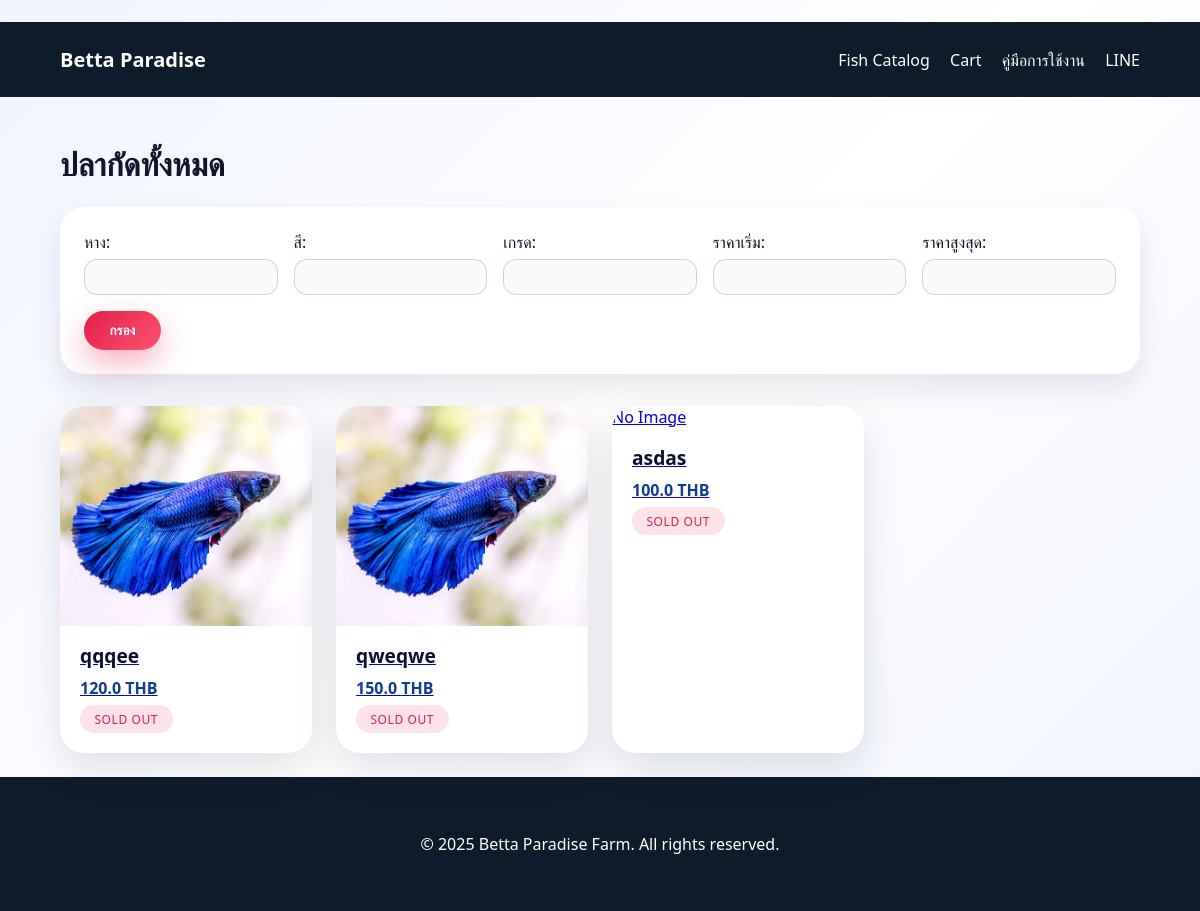
/products, run on an earlier commit of the app's database.
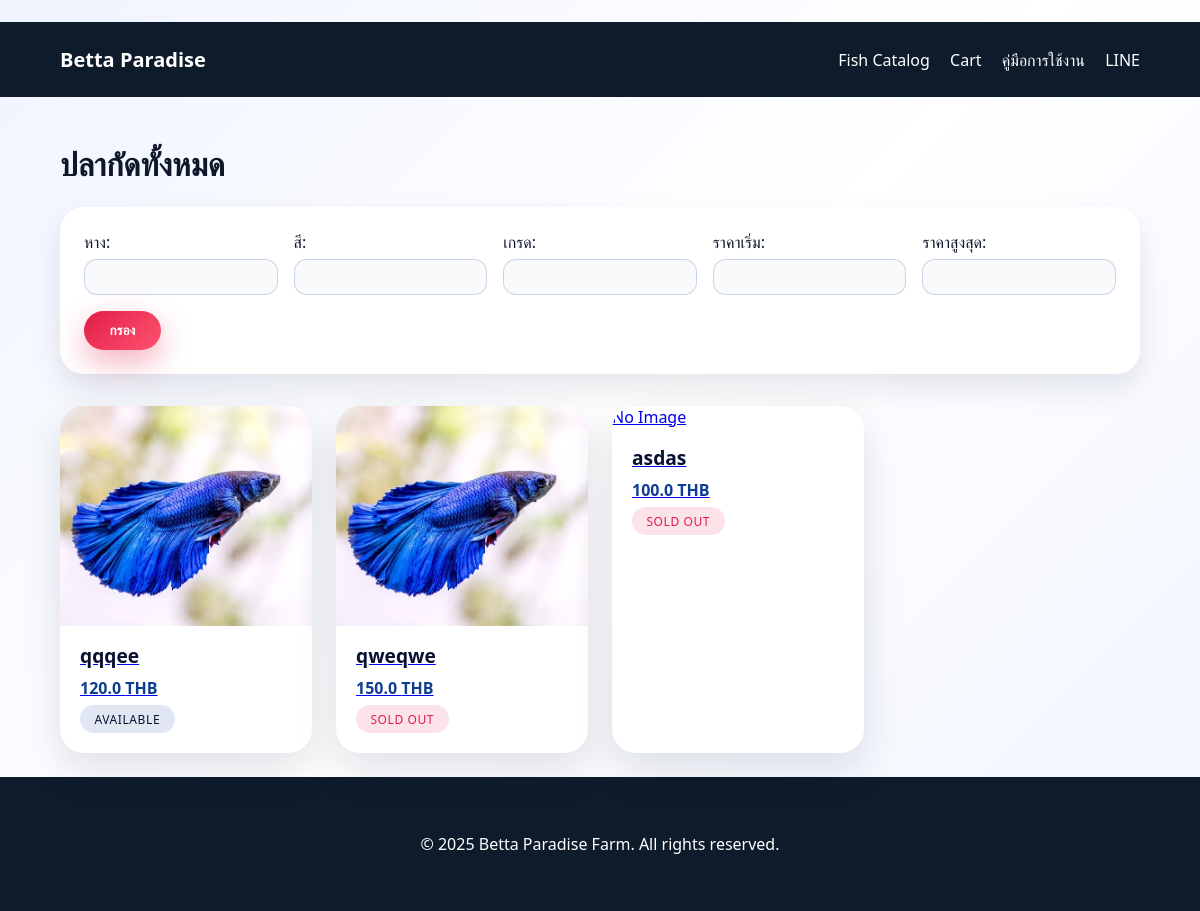
And on a later commit of the database.
### betta/models.py (models this page shows, shortened)
class TimestampMixin:
    created_at: Mapped[datetime] = mapped_column(
        insert_default=func.now(), default=func.now()
    )
    updated_at: Mapped[datetime] = mapped_column(
        insert_default=func.now(), default=func.now(), onupdate=func.now()
    )

class Variant(TimestampMixin, db.Model):
    __tablename__ = "variants"
    id: Mapped[int] = mapped_column(primary_key=True)
    product_id: Mapped[int] = mapped_column(db.ForeignKey("products.id", ondelete="CASCADE"))
    price: Mapped[float] = mapped_column(default=0)
    compare_at_price: Mapped[float | None]
    stock_qty: Mapped[int] = mapped_column(default=1)
    weight_grams: Mapped[int | None]
    attributes_json: Mapped[str | None]
    product: Mapped[Product] = relationship("Product", back_populates="variants")
    order_items: Mapped[list[OrderItem]] = relationship("OrderItem", back_populates="variant")
    @property
    def attributes(self) -> dict[str, Any]:
        if not self.attributes_json:
            return {}
        try:
            return json.loads(self.attributes_json)
        except json.JSONDecodeError:
            return {}

### betta/blueprints/store.py (the view, shortened to what this page needs)
@store_bp.get("/products")
def product_list():
    query = Product.query.filter_by(status="active")
    tail = request.args.get("tail")
    color = request.args.get("color")
    grade = request.args.get("grade")
    status = request.args.get("status")
    price_min = request.args.get("price_min", type=float)
    price_max = request.args.get("price_max", type=float)
    if status == "available":
        query = query.join(Product.variants).filter(Variant.stock_qty > 0)
    products = query.order_by(Product.created_at.desc()).all()
    return render_template("store/products.html", products=products)

### betta/blueprints/admin.py (called while the page is built)
@admin_bp.before_app_request
def require_login_for_admin_pages():
    if request.blueprint == "admin" and request.endpoint not in {"admin.login", "admin.static"}:
        if not current_user.is_authenticated:
            return redirect(url_for("admin.login"))
        if not current_user.is_admin():
            flash("ไม่มีสิทธิ์เข้าถึงหน้าผู้ดูแล", "error")
            return redirect(url_for("store.index"))

### betta/models.py (called while the page is built)
    def primary_variant(self) -> Variant | None:
        return self.variants[0] if self.variants else None

    def localized_title(self, locale: str) -> str:
        if locale == "en" and self.title_en:
            return self.title_en
        if locale == "th" and self.title_th:
            return self.title_th
        return self.title_en or self.title_th or self.sku

### betta/templates/store/products.html (shortened to what this page needs)
﻿{% extends "base.html" %}
{% block content %}
<h1>ปลากัดทั้งหมด</h1>
<div class="filters">
    <form method="get">
        <label>หาง:
            <input type="text" name="tail" value="{{ request.args.get('tail', '') }}">
        </label>
        <label>สี:
            <input type="text" name="color" value="{{ request.args.get('color', '') }}">
        </label>
        <label>เกรด:
            <input type="text" name="grade" value="{{ request.args.get('grade', '') }}">
        </label>
        <label>ราคาเริ่ม:
            <input type="number" name="price_min" value="{{ request.args.get('price_min', '') }}">
        </label>
        <label>ราคาสูงสุด:
            <input type="number" name="price_max" value="{{ request.args.get('price_max', '') }}">
        </label>
        <button type="submit" class="btn">กรอง</button>
    </form>
</div>
<div class="grid">
    {% for product in products %}
        {% set variant = product.primary_variant() %}
        <article class="product-card">
            <a href="{{ url_for('store.product_detail', sku=product.sku) }}">
                <div class="product-thumb">
                    {% set media = product.media[0].media if product.media %}
                    {% if media %}
                        <img src="{{ media.url }}" alt="{{ product.title_en or product.title_th }}">
                    {% else %}
                        <div class="placeholder">No Image</div>
                    {% endif %}
                </div>
                <h3>{{ product.localized_title('th') }}</h3>
                {% if variant %}
                    <p class="price">{{ variant.price | round(2) }} {{ currency }}</p>
                    <p class="badge {{ 'sold-out' if variant.stock_qty == 0 else 'available' }}">
                        {{ 'Sold out' if variant.stock_qty == 0 else 'Available' }}
                    </p>
                {% endif %}
            </a>
        </article>
    {% else %}
        <p>ไม่พบสินค้าที่ตรงกับการค้นหา</p>
    {% endfor %}
</div>
{% endblock %}

What changed in the data, as far as the page shows it:
changed Variant: stock_qty "SOLD OUT" → "AVAILABLE"
